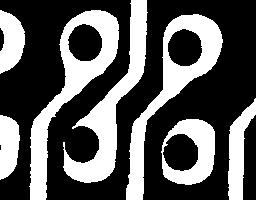
#> input picture Trabalho2/imagens/pcb.jpg, 256 x 200 px, found by its file name
$ python Prog1.py
#> lines starting #> are read from the running program, lines starting #| are printed output that depends on the picture; after the words box and inside, x2 and y2 are one past the last pixel; in counts of white or black regions, pixels touching at a corner belong together; long printed decimals are rounded
from cmath import pi
import cv2 as cv
import numpy as np
import scipy.ndimage as scp
import math

def main():

    img = cv.imread('Trabalho2/imagens/pcb.jpg', 0)
#> img is the input picture: shape (200, 256); min 0, max 255, mean 90.8

    cv.imshow('img', img)
    cv.waitKey(0)

    _, img = cv.threshold(img, 128, 255, cv.THRESH_BINARY)
#> img: shape (200, 256); 35.6% white; 7 white regions, largest, box (x1, y1, x2, y2) and area: (29, 10, 119, 200) 4431, (126, 14, 223, 200) 4143, (63, 0, 148, 183) 4133

    # fazendo fechamento para separar os buracos

    bola = cv.morphologyEx(img, cv.MORPH_CLOSE, cv.getStructuringElement(cv.MORPH_ELLIPSE,(31,31)))
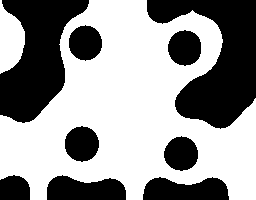
#> bola: shape (200, 256); 58.7% white; 9 black regions, largest, box (x1, y1, x2, y2) and area: (147, 0, 256, 129) 7394, (0, 0, 89, 123) 6239, (143, 177, 229, 200) 1583

    # aplicando fill e subraindo para obter as bolas

    bola_aux = scp.binary_fill_holes(bola)
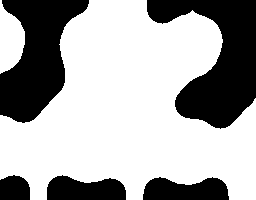
#> bola_aux: shape (200, 256) bool; 65.9% white; 5 black regions, box (x1, y1, x2, y2) and area: (147, 0, 256, 129) 7394, (0, 0, 89, 123) 6239, (143, 177, 229, 200) 1583, (47, 175, 126, 200) 1565, (0, 175, 30, 200) 660
    bola_aux = bola_aux * 255
    bola_aux = np.asarray(bola_aux, dtype='uint8')

    bola = bola_aux - bola
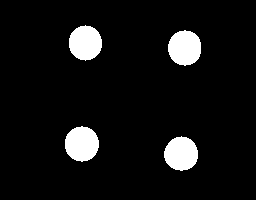
#> bola: shape (200, 256); 7.2% white; 4 white regions

    cv.imshow('img', bola)
    cv.waitKey(0)

    # contando quantas bolas tem

    contornos, _ = cv.findContours(bola, cv.RETR_EXTERNAL, cv.CHAIN_APPROX_NONE)
#> contornos = 4 contours; box (x1, y1, x2, y2) and area: (65, 126, 99, 162) 897, (168, 30, 201, 66) 881, (69, 25, 102, 61) 865, (164, 136, 198, 171) 862
    diam = [math.sqrt(cv.contourArea(i)/math.pi)*2 for i in contornos]
#> diam = [33.13, 33.79, 33.49, 33.19]

    print(f'Quandidade de circulos: {len(contornos)}')
#| Quandidade de circulos: 4
    print(f'Diametros de cada circulo: {" ".join(map(str, diam))}')
#| Diametros de cada circulo: 33.129 33.795 33.492 33.187

if __name__ == '__main__':
    main()
